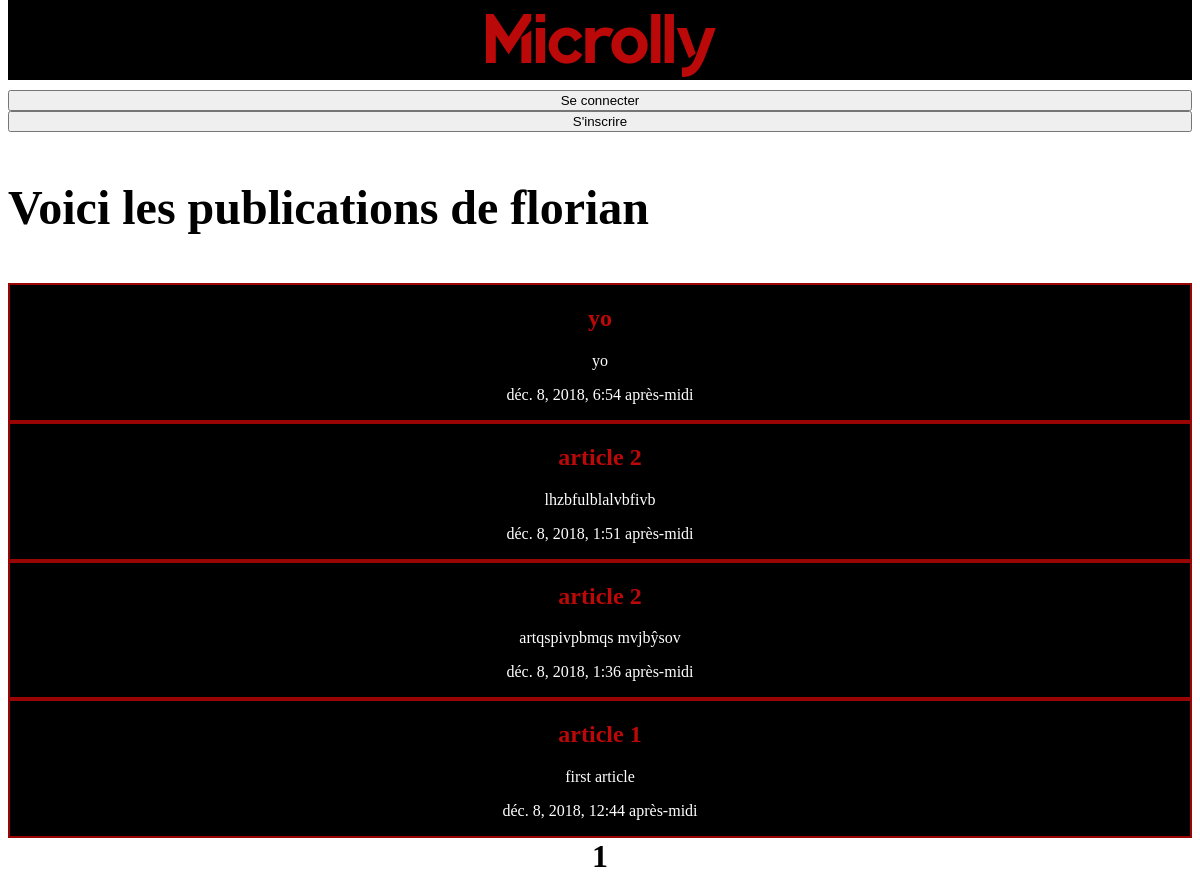
Before: /authorarticle/florian/ with the older database file.
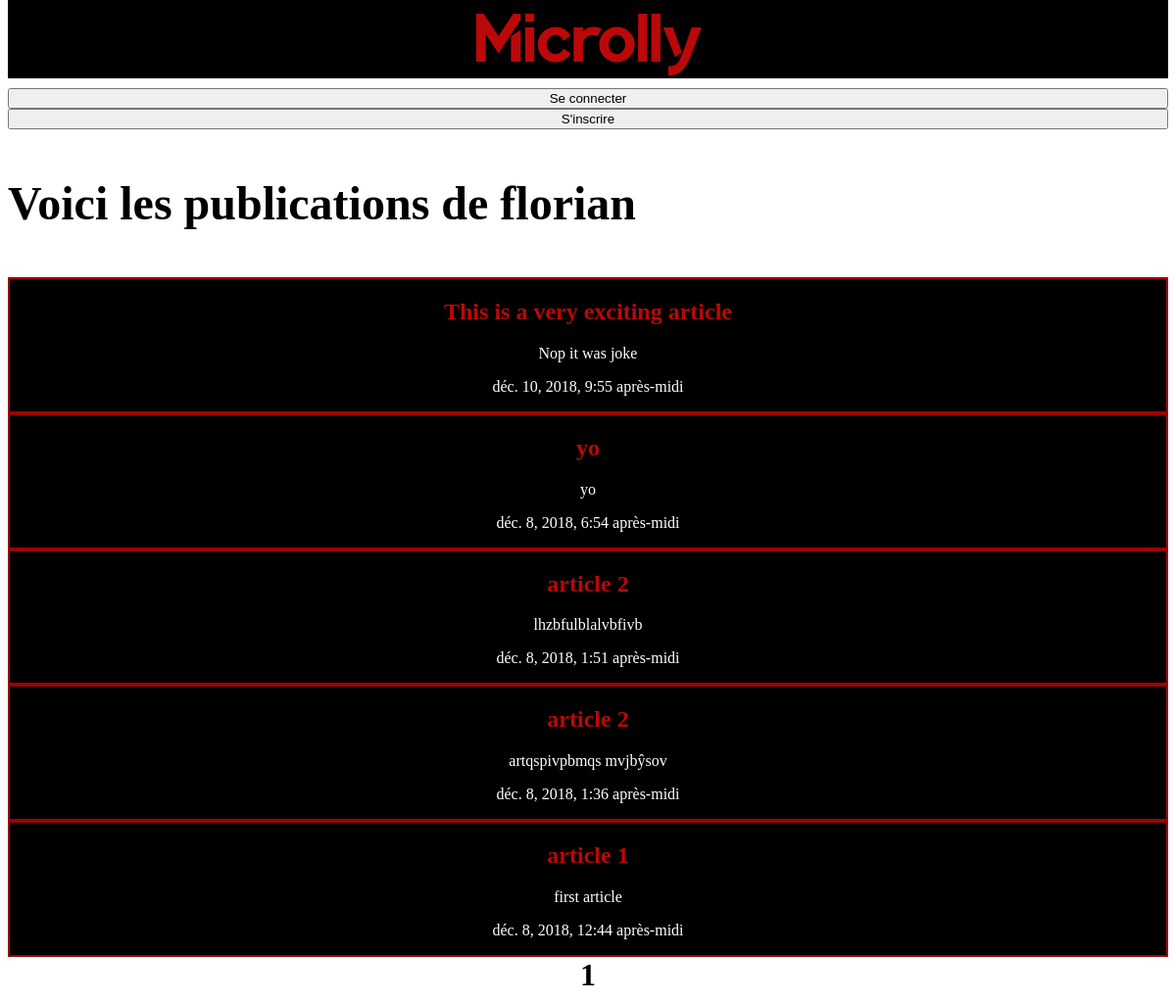
After: the same page with the newer database file.
### blog/models.py (models this page shows, shortened)
class Article(models.Model):
    id = models.AutoField(primary_key=True)
    title = models.CharField(max_length=100)
    body = models.TextField()
    creation_date = models.DateTimeField(auto_now_add=True)
    update_date = models.DateTimeField(auto_now_add=True)
    author = models.ForeignKey(User, default=None, on_delete=models.CASCADE)
    def snippet(self):
        if len(self.body) < 100:
            return self.body
        else:
            return self.body[:100] + '...'

### blog/views.py (the view)
# urls.py: path('authorarticle/<str:username>/',views.article_user, name='article_user'),
def article_user(request,username):
        author = get_object_or_404(User, username = username)
        article = Article.objects.all().filter(author = author).order_by('-creation_date')
        paginator = Paginator(article,5)
        page = request.GET.get('page')
        article = paginator.get_page(page)
        return render(request, 'article_user.html', {'article':article, 'author':author})

### blog/templates/article_user.html (shortened to what this page needs)
{% extends '_base.html'%}
{% block body %}
    <h3>Voici les publications de {{author}}</h3>
    <div class = "articles">
        {% for articles in article %}
            <div id = "article">
                <h2><a href = "{% url 'article:detail' id=articles.id%}">{{articles.title}}</a></h2>
                <p>{{articles.snippet}}</p>
                <p>{{articles.creation_date}}</p>
            </div>
        {% endfor %}
    </div>
    <div id="pagination">
        {% for num in article.paginator.page_range %}
            {% if article.number == num %}
                <strong>{{num}}</strong>
            {% elif num > article.number|add:'-5' and num < article.number|add:'5' %}
                {{num}}
            {% endif %}
        {% endfor %}
    </div>
{% endblock %}

Changed rows visible on the page:
added Article: title "This is a very exciting article", snippet "Nop it was joke", creation_date "déc. 10, 2018, 9:55 après-midi"
